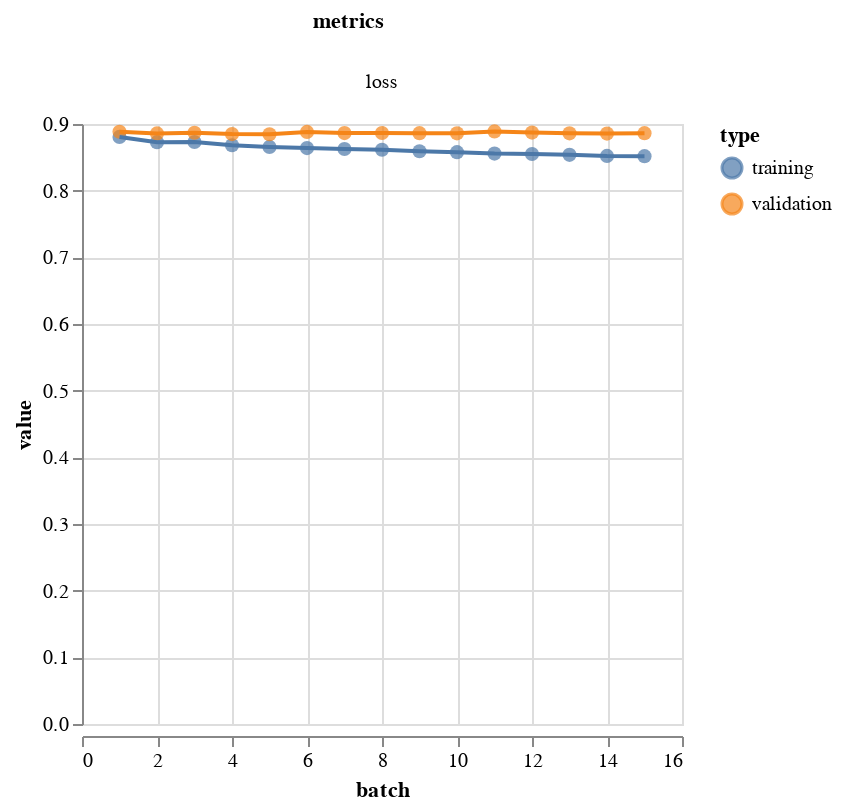

Notebook cell for this chart:
### Code cell
vis.metrics(output.history)

### Figure 1 — Vega-Lite specification as saved in the notebook (floating-point values rounded to 4 significant figures)
{"$schema": "https://vega.github.io/schema/vega-lite/v3.4.0.json", "config": {"mark": {"tooltip": null}, "view": {"height": 300, "width": 400}}, "data": {"name": "data-3989191d188f218f92007cea5748b2dc"}, "datasets": {"data-3989191d188f218f92007cea5748b2dc": [{"batch": 1, "metrics": "loss", "type": "training", "value": 0.8807}, {"batch": 2, "metrics": "loss", "type": "training", "value": 0.8728}, {"batch": 3, "metrics": "loss", "type": "training", "value": 0.873}, {"batch": 4, "metrics": "loss", "type": "training", "value": 0.8682}, {"batch": 5, "metrics": "loss", "type": "training", "value": 0.8657}, {"batch": 6, "metrics": "loss", "type": "training", "value": 0.8638}, {"batch": 7, "metrics": "loss", "type": "training", "value": 0.8624}, {"batch": 8, "metrics": "loss", "type": "training", "value": 0.8614}, {"batch": 9, "metrics": "loss", "type": "training", "value": 0.8592}, {"batch": 10, "metrics": "loss", "type": "training", "value": 0.8577}, {"batch": 11, "metrics": "loss", "type": "training", "value": 0.8556}, {"batch": 12, "metrics": "loss", "type": "training", "value": 0.8551}, {"batch": 13, "metrics": "loss", "type": "training", "value": 0.8538}, {"batch": 14, "metrics": "loss", "type": "training", "value": 0.8521}, {"batch": 15, "metrics": "loss", "type": "training", "value": 0.8518}, {"batch": 1, "metrics": "loss", "type": "validation", "value": 0.8884}, {"batch": 2, "metrics": "loss", "type": "validation", "value": 0.8859}, {"batch": 3, "metrics": "loss", "type": "validation", "value": 0.8869}, {"batch": 4, "metrics": "loss", "type": "validation", "value": 0.8849}, {"batch": 5, "metrics": "loss", "type": "validation", "value": 0.8847}, {"batch": 6, "metrics": "loss", "type": "validation", "value": 0.8881}, {"batch": 7, "metrics": "loss", "type": "validation", "value": 0.8863}, {"batch": 8, "metrics": "loss", "type": "validation", "value": 0.8865}, {"batch": 9, "metrics": "loss", "type": "validation", "value": 0.8862}, {"batch": 10, "metrics": "loss", "type": "validation", "value": 0.886}, {"batch": 11, "metrics": "loss", "type": "validation", "value": 0.8889}, {"batch": 12, "metrics": "loss", "type": "validation", "value": 0.8872}, {"batch": 13, "metrics": "loss", "type": "validation", "value": 0.886}, {"batch": 14, "metrics": "loss", "type": "validation", "value": 0.8856}, {"batch": 15, "metrics": "loss", "type": "validation", "value": 0.8863}]}, "facet": {"column": {"field": "metrics", "type": "nominal"}}, "resolve": {"scale": {"y": "independent"}}, "spec": {"layer": [{"encoding": {"color": {"field": "type", "type": "nominal"}, "tooltip": [{"field": "batch", "type": "quantitative"}, {"field": "value", "type": "quantitative"}], "x": {"field": "batch", "type": "quantitative"}, "y": {"field": "value", "type": "quantitative"}}, "height": 300, "mark": {"size": 50, "type": "circle"}, "width": 300}, {"encoding": {"color": {"field": "type", "type": "nominal"}, "x": {"field": "batch", "type": "quantitative"}, "y": {"field": "value", "type": "quantitative"}}, "height": 300, "mark": "line", "width": 300}]}}
